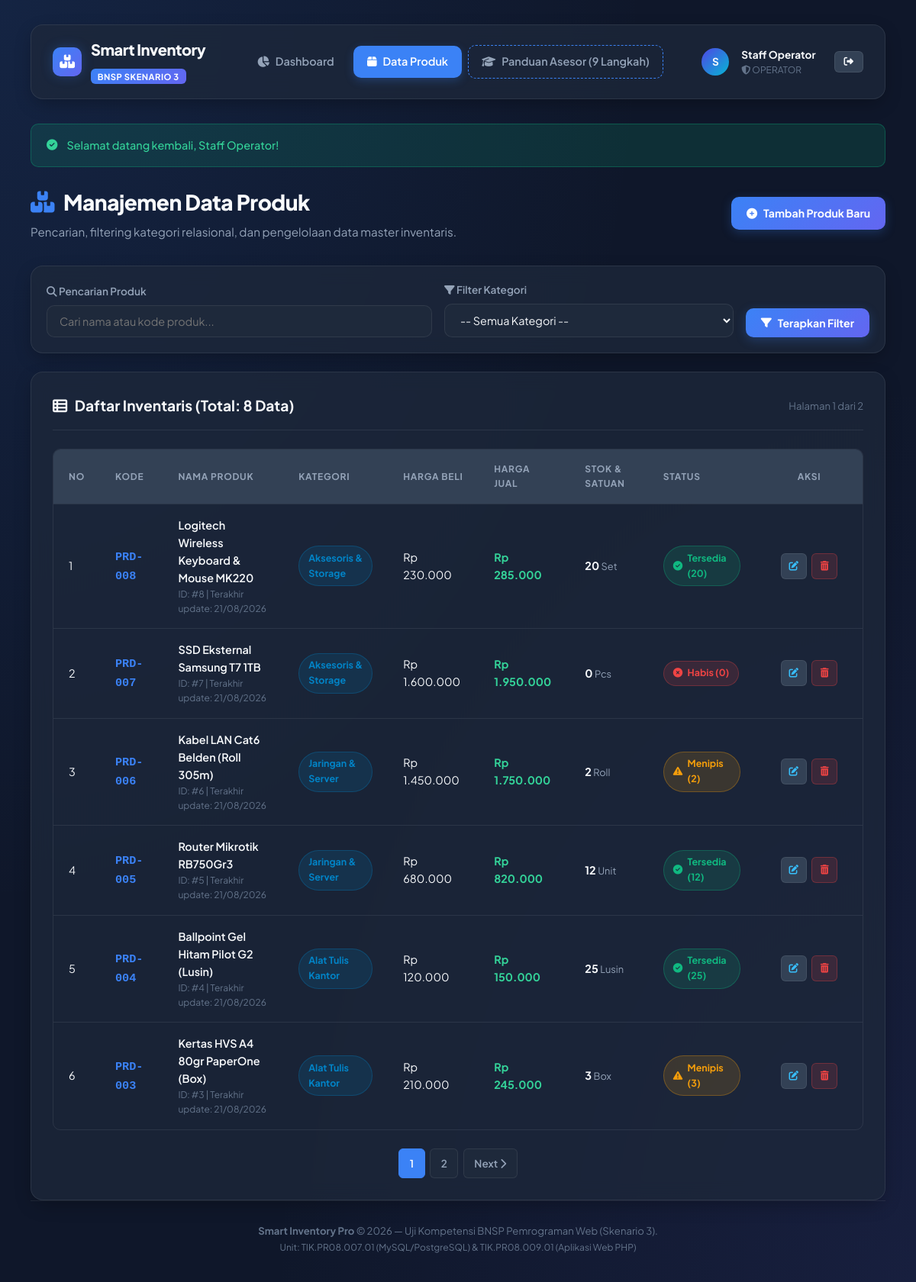
The page /index.php?action=products (signed in) on the database its author committed.
### tables this page shows
CREATE TABLE `produk` (
    `id` INT AUTO_INCREMENT PRIMARY KEY,
    `kategori_id` INT NOT NULL,
    `kode_produk` VARCHAR(30) NOT NULL UNIQUE,
    `nama_produk` VARCHAR(150) NOT NULL,
    `harga_beli` DECIMAL(12, 2) NOT NULL DEFAULT 0.00,
    `harga_jual` DECIMAL(12, 2) NOT NULL DEFAULT 0.00,
    `stok` INT NOT NULL DEFAULT 0,
    `satuan` VARCHAR(20) NOT NULL DEFAULT 'Unit',
    `status` ENUM('tersedia', 'menipis', 'habis') DEFAULT 'tersedia',
    `gambar` VARCHAR(255) NULL,
    `created_at` TIMESTAMP DEFAULT CURRENT_TIMESTAMP,
    `updated_at` TIMESTAMP DEFAULT CURRENT_TIMESTAMP ON UPDATE CURRENT_TIMESTAMP,
    CONSTRAINT `fk_produk_kategori` 
        FOREIGN KEY (`kategori_id`) 
        REFERENCES `kategori` (`id`) 
        ON DELETE RESTRICT 
        ON UPDATE CASCADE,
    INDEX `idx_kode_produk` (`kode_produk`),
    INDEX `idx_status` (`status`)
);

CREATE TABLE `kategori` (
    `id` INT AUTO_INCREMENT PRIMARY KEY,
    `kode_kategori` VARCHAR(20) NOT NULL UNIQUE,
    `nama_kategori` VARCHAR(100) NOT NULL,
    `deskripsi` TEXT NULL,
    `created_at` TIMESTAMP DEFAULT CURRENT_TIMESTAMP
);

### index.php (called while the page is built, shortened)
<?php
require_once __DIR__ . '/config/config.php';
$action = $_GET['action'] ?? 'dashboard';
$viewFile = 'views/dashboard.php';
switch ($action) {
    case 'products':
        $viewFile = 'views/product_list.php';
        break;
}
require_once __DIR__ . '/views/header.php';
require_once __DIR__ . '/' . $viewFile;
require_once __DIR__ . '/views/footer.php';

### config/config.php (called while the page is built, shortened)
<?php
spl_autoload_register(function ($class) {
    $file = __DIR__ . '/../classes/' . $class . '.php';
});
require_once __DIR__ . '/../helpers/utils.php';

### classes/Database.php (called while the page is built, shortened)
<?php
class Database {
    private static ?Database $instance = null;
    private ?PDO $connection = null;
    private string $host = DB_HOST;
    private string $port = DB_PORT;
    private string $db_name = DB_NAME;
    private string $username = DB_USER;
    private string $password = DB_PASS;
    private string $charset = DB_CHARSET;
    private function __construct() {
        $dsn = "mysql:host={$this->host};port={$this->port};dbname={$this->db_name};charset={$this->charset}";
        $options = [
            PDO::ATTR_ERRMODE            => PDO::ERRMODE_EXCEPTION,
            PDO::ATTR_DEFAULT_FETCH_MODE => PDO::FETCH_ASSOC,
            PDO::ATTR_EMULATE_PREPARES   => false,
            PDO::ATTR_PERSISTENT         => false,
        ];
        try {
            $this->connection = new PDO($dsn, $this->username, $this->password, $options);
        } catch (PDOException $e) {
            die("Koneksi Database Gagal: " . htmlspecialchars($e->getMessage()));
        }
    }
    public static function getInstance(): Database {
        if (self::$instance === null) {
            self::$instance = new Database();
        }
        return self::$instance;
    }
    public function getConnection(): PDO {
        return $this->connection;
    }
}

### classes/Product.php (called while the page is built, shortened)
<?php
class Product {
    private PDO $db;
    private string $table = 'produk';
    public function __construct() {
        $this->db = Database::getInstance()->getConnection();
    }
    public function getAll(string $search = '', int $kategori_id = 0, int $limit = 10, int $offset = 0): array {
        $conditions = [];
        $params = [];
        $whereSql = !empty($conditions) ? 'WHERE ' . implode(' AND ', $conditions) : '';
        $query = "SELECT p.*, k.nama_kategori, k.kode_kategori
                  FROM {$this->table} p
                  INNER JOIN kategori k ON p.kategori_id = k.id
                  {$whereSql}
                  ORDER BY p.id DESC
                  LIMIT :limit OFFSET :offset";
        $stmt = $this->db->prepare($query);
        $stmt->bindValue(':limit', $limit, PDO::PARAM_INT);
        $stmt->bindValue(':offset', $offset, PDO::PARAM_INT);
        $stmt->execute();
        return $stmt->fetchAll();
    }
    public function countAll(string $search = '', int $kategori_id = 0): int {
        $conditions = [];
        $params = [];
        $whereSql = !empty($conditions) ? 'WHERE ' . implode(' AND ', $conditions) : '';
        $query = "SELECT COUNT(*) AS total FROM {$this->table} p {$whereSql}";
        $stmt = $this->db->prepare($query);
        $stmt->execute();
        $row = $stmt->fetch();
        return (int)($row['total'] ?? 0);
    }
}

### views/product_list.php (the view, shortened to what this page needs)
<?php
$productModel = new Product();
$search = trim($_GET['search'] ?? '');
$kategoriId = (int)($_GET['kategori_id'] ?? 0);
$page = max(1, (int)($_GET['page'] ?? 1));
$limit = 6;
$offset = ($page - 1) * $limit;
$products = $productModel->getAll($search, $kategoriId, $limit, $offset);
$totalRows = $productModel->countAll($search, $kategoriId);
$totalPages = max(1, ceil($totalRows / $limit));
?>
<div class="page-header">
    <div>
        <h1 class="page-title"><i class="fas fa-boxes" style="color: var(--primary);"></i> Manajemen Data Produk</h1>
        <p class="page-subtitle">Pencarian, filtering kategori relasional, dan pengelolaan data master inventaris.</p>
    </div>
    <div>
        <a href="index.php?action=product_create" class="btn btn-primary">
            <i class="fas fa-plus-circle"></i> Tambah Produk Baru
        </a>
    </div>
</div>
<div class="card" style="margin-bottom: 1.5rem; padding: 1.25rem;">
    <form method="GET" action="index.php" style="display: flex; gap: 1rem; flex-wrap: wrap; align-items: flex-end;">
        <div style="flex: 2; min-width: 240px;">
            <label class="form-label" for="search"><i class="fas fa-search"></i> Pencarian Produk</label>
            <input type="text" id="search" name="search" class="form-control" placeholder="Cari nama atau kode produk..." value="<?= htmlspecialchars($search) ?>">
        </div>
        <div style="flex: 1.5; min-width: 200px;">
            <label class="form-label" for="kategori_id"><i class="fas fa-filter"></i> Filter Kategori</label>
            <select id="kategori_id" name="kategori_id" class="form-control">
                <option value="0">-- Semua Kategori --</option>
            </select>
        </div>
        <div style="display: flex; gap: 0.5rem;">
            <button type="submit" class="btn btn-primary">
                <i class="fas fa-filter"></i> Terapkan Filter
            </button>
        </div>
    </form>
</div>
<div class="card">
    <div class="card-header">
        <div class="card-title">
            <i class="fas fa-table-list"></i> Daftar Inventaris (Total: <?= $totalRows ?> Data)
        </div>
        <span style="font-size: 0.82rem; color: var(--text-muted);">Halaman <?= $page ?> dari <?= $totalPages ?></span>
    </div>
    <div class="table-responsive">
        <table class="data-table">
            <thead>
                <tr>
                    <th style="width: 60px;">No</th>
                    <th>Kode</th>
                    <th>Nama Produk</th>
                    <th>Kategori</th>
                    <th>Harga Beli</th>
                    <th>Harga Jual</th>
                    <th>Stok &amp; Satuan</th>
                    <th>Status</th>
                    <th style="text-align: center; width: 140px;">Aksi</th>
                </tr>
            </thead>
            <tbody>
                <?php if (empty($products)): ?>
                    <tr>
                        <td colspan="9" style="text-align: center; padding: 2.5rem; color: var(--text-muted);">
                            <i class="fas fa-inbox" style="font-size: 2.5rem; margin-bottom: 0.5rem; display: block; opacity: 0.5;"></i>
                            Tidak ada data produk yang sesuai dengan kriteria pencarian.
                        </td>
                    </tr>
                <?php else: ?>
                    <?php $no = $offset + 1; foreach ($products as $prod): ?>
                        <tr>
                            <td><?= $no++ ?></td>
                            <td><strong style="color: var(--primary); font-family: monospace; font-size: 0.95rem;"><?= htmlspecialchars($prod['kode_produk']) ?></strong></td>
                            <td>
                                <div style="font-weight: 600; color: var(--text-primary);"><?= htmlspecialchars($prod['nama_produk']) ?></div>
                                <div style="font-size: 0.75rem; color: var(--text-muted);">ID: #<?= $prod['id'] ?> | Terakhir update: <?= date('d/m/Y', strtotime($prod['updated_at'])) ?></div>
                            </td>
                            <td><span class="badge badge-info"><?= htmlspecialchars($prod['nama_kategori']) ?></span></td>
                            <td><?= formatRupiah($prod['harga_beli']) ?></td>
                            <td><strong style="color: #34d399;"><?= formatRupiah($prod['harga_jual']) ?></strong></td>
                            <td>
                                <strong><?= (int)$prod['stok'] ?></strong>
                                <span style="font-size: 0.8rem; color: var(--text-secondary);"><?= htmlspecialchars($prod['satuan']) ?></span>
                            </td>
                            <td><?= getStatusBadge($prod['status'], (int)$prod['stok']) ?></td>
                            <td>
                                <div style="display: flex; gap: 0.4rem; justify-content: center;">
                                    <a href="index.php?action=product_edit&id=<?= $prod['id'] ?>" class="btn btn-secondary btn-sm btn-icon" title="Edit Produk">
                                        <i class="fas fa-edit" style="color: #38bdf8;"></i>
                                    </a>
                                    <form method="POST" action="index.php?action=product_delete" style="display: inline;">
                                        <button type="submit" class="btn btn-danger btn-sm btn-icon btn-delete-confirm" data-name="<?= htmlspecialchars($prod['nama_produk']) ?>" title="Hapus Produk">
                                            <i class="fas fa-trash-alt"></i>
                                        </button>
                                    </form>
                                </div>
                            </td>
                        </tr>
                    <?php endforeach; ?>
                <?php endif; ?>
            </tbody>
        </table>
    </div>
    <?php if ($totalPages > 1): ?>
        <div class="pagination">
            <?php for ($i = 1; $i <= $totalPages; $i++): ?>
                <a href="index.php?action=products&page=<?= $i ?>&search=<?= urlencode($search) ?>&kategori_id=<?= $kategoriId ?>" class="page-item <?= ($i == $page) ? 'active' : '' ?>">
                    <?= $i ?>
                </a>
            <?php endfor; ?>
            <?php if ($page < $totalPages): ?>
                <a href="index.php?action=products&page=<?= $page + 1 ?>&search=<?= urlencode($search) ?>&kategori_id=<?= $kategoriId ?>" class="page-item">
                    Next <i class="fas fa-chevron-right"></i>
                </a>
            <?php endif; ?>
        </div>
    <?php endif; ?>
</div>

### helpers/utils.php (shortened to what this page needs)
<?php
function formatRupiah($angka): string {
    return 'Rp ' . number_format((float)$angka, 0, ',', '.');
}
function getStatusBadge(string $status, int $stok): string {
    if ($stok <= 0 || $status === 'habis') {
        return '<span class="badge badge-danger"><i class="fas fa-times-circle"></i> Habis (0)</span>';
    } elseif ($stok <= 5 || $status === 'menipis') {
        return '<span class="badge badge-warning"><i class="fas fa-exclamation-triangle"></i> Menipis (' . $stok . ')</span>';
    } else {
        return '<span class="badge badge-success"><i class="fas fa-check-circle"></i> Tersedia (' . $stok . ')</span>';
    }
}

### rows shown on the page
produk: kode_produk "PRD-008", nama_produk "Logitech Wireless Keyboard & Mouse MK220", id "8", updated_at "21/08/2026", kategori.nama_kategori "Aksesoris & Storage", harga_beli "Rp 230.000", harga_jual "Rp 285.000", stok "20", satuan "Set"
produk: kode_produk "PRD-007", nama_produk "SSD Eksternal Samsung T7 1TB", id "7", updated_at "21/08/2026", kategori.nama_kategori "Aksesoris & Storage", harga_beli "Rp 1.600.000", harga_jual "Rp 1.950.000", stok "0", satuan "Pcs", shows "Habis (0)"
produk: kode_produk "PRD-006", nama_produk "Kabel LAN Cat6 Belden (Roll 305m)", id "6", updated_at "21/08/2026", kategori.nama_kategori "Jaringan & Server", harga_beli "Rp 1.450.000", harga_jual "Rp 1.750.000", stok "2", satuan "Roll"
produk: kode_produk "PRD-005", nama_produk "Router Mikrotik RB750Gr3", id "5", updated_at "21/08/2026", kategori.nama_kategori "Jaringan & Server", harga_beli "Rp 680.000", harga_jual "Rp 820.000", stok "12", satuan "Unit"
produk: kode_produk "PRD-004", nama_produk "Ballpoint Gel Hitam Pilot G2 (Lusin)", id "4", updated_at "21/08/2026", kategori.nama_kategori "Alat Tulis Kantor", harga_beli "Rp 120.000", harga_jual "Rp 150.000", stok "25", satuan "Lusin"
produk: kode_produk "PRD-003", nama_produk "Kertas HVS A4 80gr PaperOne (Box)", id "3", updated_at "21/08/2026", kategori.nama_kategori "Alat Tulis Kantor", harga_beli "Rp 210.000", harga_jual "Rp 245.000", stok "3", satuan "Box"

### other values the page prints
substr($user['nama_lengkap'] ?? 'A', 0, 1) "S"
$user['nama_lengkap'] "Staff Operator"
$user['role'] "OPERATOR"
$flash['message'] "Selamat datang kembali, Staff Operator!"
$totalRows "8"
$page "1"
$totalPages "2"
